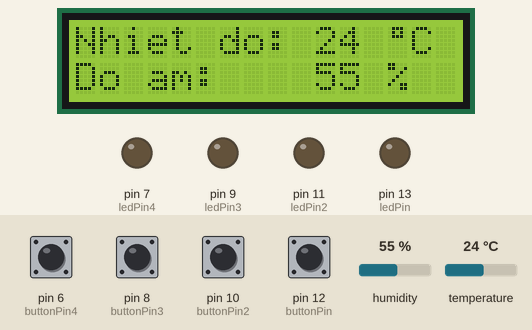
Simulated run of this sketch. Board: Arduino Uno, built with avr-gcc and run on an emulated ATmega328P. On the bench: 16×2 character LCD, output pins drawn as LEDs (lit = HIGH). The inputs (shaded band) are chosen by the test bench; at power-on: pin 6 (buttonPin4), pin 8 (buttonPin3), pin 10 (buttonPin2), pin 12 (buttonPin) LOW, humidity 55 %, temperature 24 °C.

Above: at 1.2 s.
1.3 s: pin 6 (buttonPin4) pulled HIGH for 0.15 s
At 1.9 s:
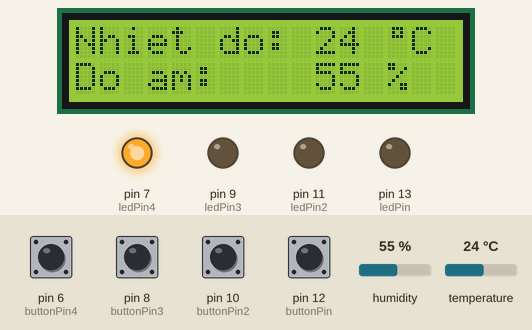
2.9 s: pin 8 (buttonPin3) pulled HIGH for 0.15 s
At 4.1 s:
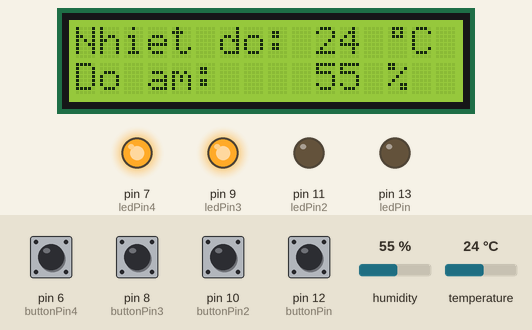
4.5 s: pin 10 (buttonPin2) pulled HIGH for 0.15 s
At 5.4 s:
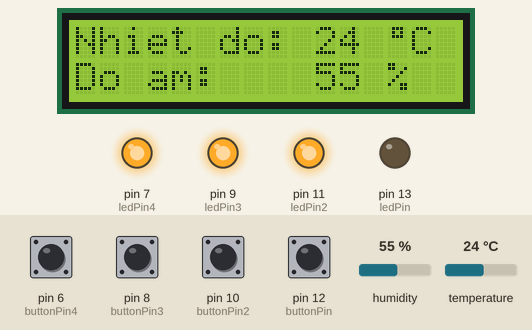
6.1 s: pin 12 (buttonPin) pulled HIGH for 0.15 s
At 6.8 s:
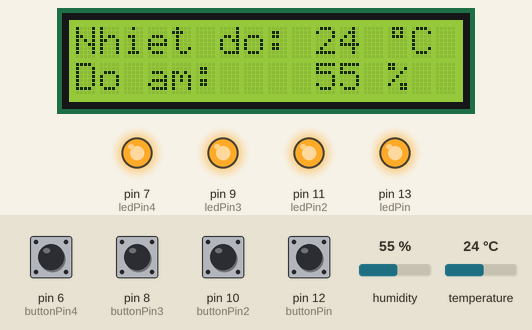
7.7 s: pin 6 (buttonPin4) pulled HIGH for 1 s
At 9.1 s:
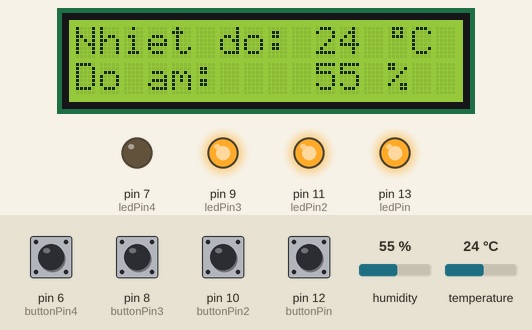
10.2 s: pin 8 (buttonPin3) pulled HIGH for 1 s
At 12.2 s:
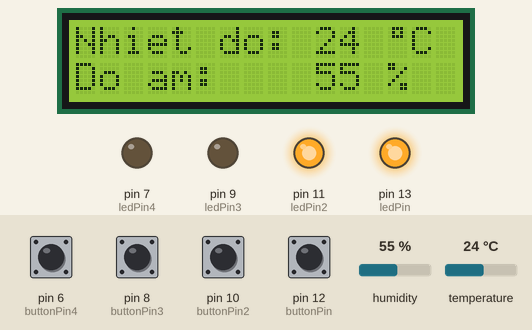
Timing chart, 0 to 13.7 s (numbered marks = the images above; inputs shaded):
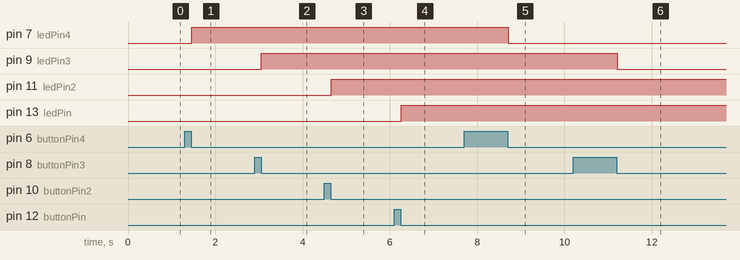

The sketch:

uno.ino
```cpp
#include <Wire.h>
#include <DHT.h>
#include <LiquidCrystal_I2C.h>

//den va nut bam 1
const int buttonPin = 12;
const int ledPin = 13;
byte LED_state = LOW;
byte lastButtonState = LOW;


//den va nut bam 2
const int buttonPin2 = 10;
const int ledPin2 = 11;
byte LED_state2 = LOW;
byte lastButtonState2 = LOW;


//den va nut bam 3
const int buttonPin3 = 8;
const int ledPin3 = 9;
byte LED_state3 = LOW;
byte lastButtonState3 = LOW;


//den va nut bam4
const int buttonPin4 = 6;
const int ledPin4 = 7;
byte LED_state4 = LOW;
byte lastButtonState4 = LOW;

//cam bien va lcd
LiquidCrystal_I2C lcd(0x27,16,2);
const int DHTPIN = 2;
const int DHTTYPE = DHT11;
DHT dht(DHTPIN, DHTTYPE);

byte degree[8] = {
  0B01110,
  0B01010,
  0B01110,
  0B00000,
  0B00000,
  0B00000,
  0B00000,
  0B00000
};

//nhiet do va do am
String temp = "";
String hum = "";

void setup() {
   Serial.print("dmmmmmmm");

  //lcd va cam bien dht
  lcd.init();
  lcd.backlight();
  lcd.print("Nhiet do: ");
  lcd.setCursor(0,1);
  lcd.print("Do am: ");
  lcd.createChar(1, degree);
  dht.begin();

  pinMode(ledPin, OUTPUT);
  pinMode(buttonPin, INPUT);
  pinMode(ledPin2, OUTPUT);
  pinMode(buttonPin2, INPUT);
  pinMode(ledPin3, OUTPUT);
  pinMode(buttonPin3, INPUT);
  pinMode(ledPin4, OUTPUT);
  pinMode(buttonPin4, INPUT);
  Wire.begin(8);                /* join i2c bus with address 8 */
  Wire.onReceive(receiveEvent); /* register receive event */
  Wire.onRequest(requestEvent); /* register request event */
  Serial.begin(9600);           /* start serial for debug */
}

void loop() {
    //btn1
    byte buttonState = digitalRead(buttonPin);

    if (buttonState != lastButtonState) { //nut bam bat tat den
      lastButtonState = buttonState;
      if (buttonState == LOW) {
        LED_state = (LED_state == HIGH) ? LOW: HIGH;
        digitalWrite(ledPin, LED_state);
      }
    }

   //btn2
    byte buttonState2 = digitalRead(buttonPin2);

    if (buttonState2 != lastButtonState2) { //nut bam bat tat den
      lastButtonState2 = buttonState2;
      if (buttonState2 == LOW) {
        LED_state2 = (LED_state2 == HIGH) ? LOW: HIGH;
        digitalWrite(ledPin2, LED_state2);
      }
    }
   //btn3
    byte buttonState3 = digitalRead(buttonPin3);

    if (buttonState3 != lastButtonState3) { //nut bam bat tat den
      lastButtonState3 = buttonState3;
      if (buttonState3 == LOW) {
        LED_state3 = (LED_state3 == HIGH) ? LOW: HIGH;
        digitalWrite(ledPin3, LED_state3);
      }
    }
    //btn4
    byte buttonState4 = digitalRead(buttonPin4);

    if (buttonState4 != lastButtonState4) { //nut bam bat tat den
      lastButtonState4 = buttonState4;
      if (buttonState4 == LOW) {
        LED_state4 = (LED_state4 == HIGH) ? LOW: HIGH;  //toán tử so sánh
        digitalWrite(ledPin4, LED_state4);
      }
    }


    //cam bien va lcd
  float h = dht.readHumidity();
  float t = dht.readTemperature();

  if (isnan(t) || isnan(h)) {
  }
  else {
    lcd.setCursor(10,0);
    lcd.print(round(t));
    temp = String(t, 2);
    lcd.print(" ");
    lcd.write(1);
    lcd.print("C");

    lcd.setCursor(10,1);
    lcd.print(round(h));
    hum = String(h, 2);
    lcd.print(" %");
  }
}

// function that executes whenever data is received from master to change led status
void receiveEvent(int howMany) {
   Serial.println("start!");
  String status ="";            //bat tat den khi nhan duoc tin hieu tu 8266
  while(0 < Wire.available()){
    char c = Wire.read();
    status+=c;
  }
  Serial.println("param from 8266: "+status);
  if(status.equals("1-on")){
      LED_state = HIGH;
      digitalWrite(ledPin, HIGH);
  }else if(status.equals("1-off")){
      LED_state = LOW;
     digitalWrite(ledPin, LOW);
  }
  else if(status.equals("2-on")){
      LED_state2 = HIGH;
     digitalWrite(ledPin2, HIGH);
  }else if(status.equals("2-off")){
      LED_state2 = LOW;
     digitalWrite(ledPin2, LOW);
  }
  else if(status.equals("3-on")){
      LED_state3 = HIGH;
     digitalWrite(ledPin3, HIGH);
  }else if(status.equals("3-off")){
    LED_state3 = LOW;
     digitalWrite(ledPin3, LOW);
  }
  else if(status.equals("4-on")){
     LED_state4 = HIGH;
     digitalWrite(ledPin4, HIGH);
  }else if(status.equals("4-off")){
    LED_state4 = LOW;
     digitalWrite(ledPin4, LOW);

  }
  //open door door-1-open
//  else if(status.equals("door-1-open")){
//     digitalWrite(ledPin5, HIGH);         //TODO change ledPin to door
//  }else if(status.equals("4-off")){
//     digitalWrite(ledPin5, LOW);
//
//  }
}

// function that executes whenever data is requested from master
void requestEvent() {
 //String(LED_state)+","+String(LED_state2) +","+String(LED_state3)+","String(LED_state4)+"," +
   Wire.print(String(temp)+","+String(hum) +","+LED_state+","+LED_state2+","+LED_state3+","+LED_state4);

}
```

Measured:
- after the input at 1.3 s, pin 7 (ledPin4): LOW → HIGH after 0.16 s
- after the input at 2.9 s, pin 9 (ledPin3): LOW → HIGH after 0.15 s
- after the input at 4.5 s, pin 11 (ledPin2): LOW → HIGH after 0.16 s
- after the input at 6.1 s, pin 13 (ledPin): LOW → HIGH after 0.16 s
- after the input at 7.7 s, pin 7 (ledPin4): HIGH → LOW after 1.0 s
- after the input at 10.2 s, pin 9 (ledPin3): HIGH → LOW after 1.0 s
